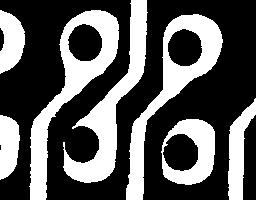
#> input picture Images/holes.jpg, 256 x 200 px, found by its file name
$ jupyter execute '6.Morphology Operators.ipynb'
#> lines starting #> are read from the running program, lines starting #| are printed output that depends on the picture; after the words box and inside, x2 and y2 are one past the last pixel; in counts of white or black regions, pixels touching at a corner belong together
# Importing Libraries and the Image

[cell 1]
import cv2
import numpy as np
import matplotlib.pyplot as plt

# Read the input image
img = cv2.imread('/Images/holes.jpg')
#> img is the input picture: shape (200, 256, 3); min 0, max 255, mean 90.8

# Convert the image to grayscale
gray = cv2.cvtColor(img, cv2.COLOR_BGR2GRAY)

# Original image
plt.imshow(img)
plt.show()

# Method 1 : Morphology and cv2.findContours

Here we perform morphological closing on the image for different kernel sizes ranging from 30 to 40. For each kernel size, we create a circular structuring element of that size and perform morphological closing on the input image using that structuring element. Then compute the absolute difference between the current and previous filltered images then we take use of the morphological closing to realize if there exists a circle simillar to the current circular structureing element; if so a circle with the diameter of current kernel size is considered to have been found. We then find contours in the processed image(the original image, closed with the current kernel and opened with the previous kernel), draw the contours around the detected circles, and display the processed image with the detected holes and their diameters.

The reliability of this method is limited because it only searches for circles in a narrow range of kernel sizes. If we extend the search range beyond the current range, we may encounter unexpected results.

[cell 2]
# Define the range of kernel sizes to be tested
kernel_sizes = range(30, 40, 1)

# Initialize variables to store the previous image and kernel size
prev_img = None
prev_kernel = None

# Loop over the kernel sizes
for ksize in kernel_sizes:
    # Create a circular structuring element of the current size
    kernel = cv2.getStructuringElement(cv2.MORPH_ELLIPSE, (ksize, ksize))

    # Perform morphological closing
    closing = cv2.morphologyEx(img, cv2.MORPH_CLOSE, kernel)

    # If this is not the first iteration, compare the result with the previous one
    if prev_img is not None:
        # Compute the absolute difference between the current and previous images
        diff = cv2.absdiff(closing, prev_img)
        opening_diff = cv2.threshold(cv2.morphologyEx(diff, cv2.MORPH_OPEN, kernel), 50, 255, cv2.THRESH_BINARY)[1]
        pre_opening_diff = cv2.threshold(cv2.morphologyEx(diff, cv2.MORPH_OPEN, prev_kernel), 50, 255, cv2.THRESH_BINARY)[1]

        if not np.array_equal(opening_diff, pre_opening_diff):
            print('diameter: ', ksize, ' pixels')
            # Find contours in the processed image
            gray_ = cv2.cvtColor(pre_opening_diff, cv2.COLOR_BGR2GRAY)
            gray_8bit = cv2.convertScaleAbs(gray_)
            _, thresh_ = cv2.threshold(gray_8bit, 127, 255, cv2.THRESH_BINARY)
            contours, hierarchy = cv2.findContours(thresh_, cv2.RETR_EXTERNAL, cv2.CHAIN_APPROX_SIMPLE)

            # display the processed image with the detected holes and their diameters
            output = img.copy()
            cv2.drawContours(output, contours, -1, (0, 255, 0), 2)
            for i, cnt in enumerate(contours):
                area = cv2.contourArea(cnt)
                (x, y), _ = cv2.minEnclosingCircle(cnt)
                cv2.putText(output, "{}".format(i+1), (int(x)-10, int(y)+10), cv2.FONT_HERSHEY_SIMPLEX, 1, (0, 0, 255), 2)
            plt.imshow(output)
            plt.show()

    # Store the current result and kernel size for the next iteration
    prev_img = closing
    prev_kernel = kernel
#> this loop made 10 passes
#> pass 1, `closing = cv2.morphologyEx(img, cv2.MORPH_CLOSE, kernel)`:
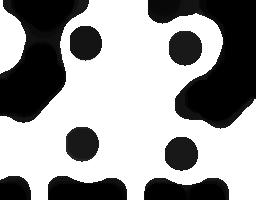
#> closing: shape (200, 256, 3); min 0, max 255, mean 152.7
#> pass 2, `diff = cv2.absdiff(closing, prev_img)`:
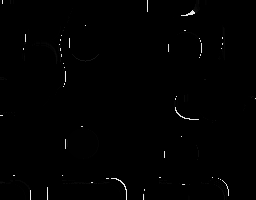
#> diff: shape (200, 256, 3); min 0, max 244, mean 1.4
#> after the loop:
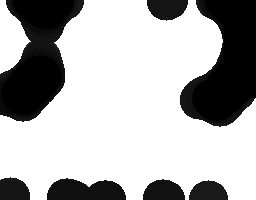
#> closing: shape (200, 256, 3); min 0, max 255, mean 176.6
#> after the loop:
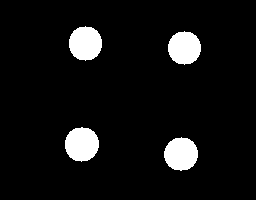
#> gray_: shape (200, 256); 7% white; 4 white regions, box (x1, y1, x2, y2) and area: (65, 127, 99, 162) 924, (69, 26, 102, 61) 899, (164, 137, 198, 171) 890, (168, 31, 201, 65) 866
#> after the loop:
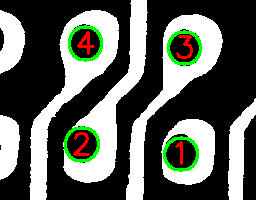
#> output: shape (200, 256, 3); mean B, G, R 89.5, 96.6, 92.3

# Method 2: Morphology and Hough Transform

In this method, the program performs circle detection on the input image using OpenCV. Firstly, morphological closing is applied on the grayscale image to fill small gaps using an elliptical kernel of size 20x20. Then, the HoughCircles method is used to detect circles in the processed image. The parameters for HoughCircles are set to a minimum and maximum radius of 1 and 40, respectively, and a gradient-based method is used for circle detection. If circles are detected, they are drawn on a copy of the original image along with a small circle at the center and the diameter is printed for each circle. The final image with the detected circles and their diameters is then displayed using matplotlib.

I have adjusted the kernel size used for morphological closing in order to optimize the filtering of the input image. This will allow the Hough transform algorithm to detect all of the circles present in the image.

[cell 3]
# Perform morphological closing to fill small gaps.
kernel = cv2.getStructuringElement(cv2.MORPH_ELLIPSE, (20,20))
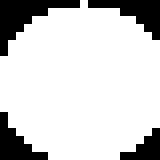
#> kernel: shape (20, 20) (shown 8 times larger); values 0 (black) and 1 (white), 81.2% white; 4 black regions (2 under 20 px), largest, box (x1, y1, x2, y2) and area: (0, 0, 10, 7) 27, (11, 0, 20, 5) 20
closing = cv2.morphologyEx(gray, cv2.MORPH_CLOSE, kernel)
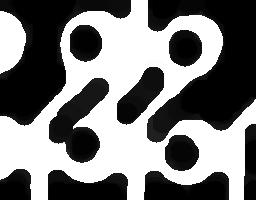
#> closing: shape (200, 256); min 0, max 255, mean 119.7

# Apply Hough transform on the blurred image.
detected_circles = cv2.HoughCircles(closing, cv2.HOUGH_GRADIENT, 1, 20, param1 = 50, param2 = 30, minRadius = 1, maxRadius = 40)
#> detected_circles = [[184.5, 46.5, 16.9], [182.5, 151.5, 18.5], [81.5, 145.5, 16.8], [86.5, 42.5, 15.8]]

# Draw circles that are detected.
if detected_circles is not None:

    # Convert the circle parameters a, b and r to integers.
    detected_circles = np.uint16(np.around(detected_circles))
#> detected_circles = [[184, 46, 17], [182, 152, 18], [82, 146, 17], [86, 42, 16]]
    print('hole count: ', len(detected_circles[0]))
#| hole count:  4
    output = img.copy()

    for pt in detected_circles[0, :]:
        a, b, r = pt[0], pt[1], pt[2]

        # Draw the circumference of the circle.
        cv2.circle(output, (a, b), r, (0, 255, 0), 2)

        # Draw a small circle (of radius 1) to show the center.
        cv2.circle(output, (a, b), 1, (0, 0, 255), 3)
        # Print the diameter.
        diameter = 2*r
        print("Diameter of circle at ({}, {}): {}".format(a, b, diameter))
#> this loop made 4 passes
#> (a, b, r, diameter) on passes 1 to 4: (184, 46, 17, 34), (182, 152, 18, 36), (82, 146, 17, 34), (86, 42, 16, 32)
#| Diameter of circle at (184, 46): 34
#| Diameter of circle at (182, 152): 36
#| Diameter of circle at (82, 146): 34
#| Diameter of circle at (86, 42): 32
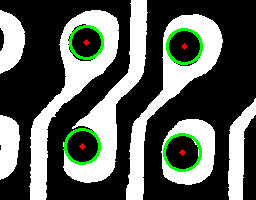
#> output: shape (200, 256, 3); 2.78% of pixels changed, all inside (x1, y1, x2, y2) = (64, 25, 203, 172)

    plt.imshow(output)
    plt.show()
